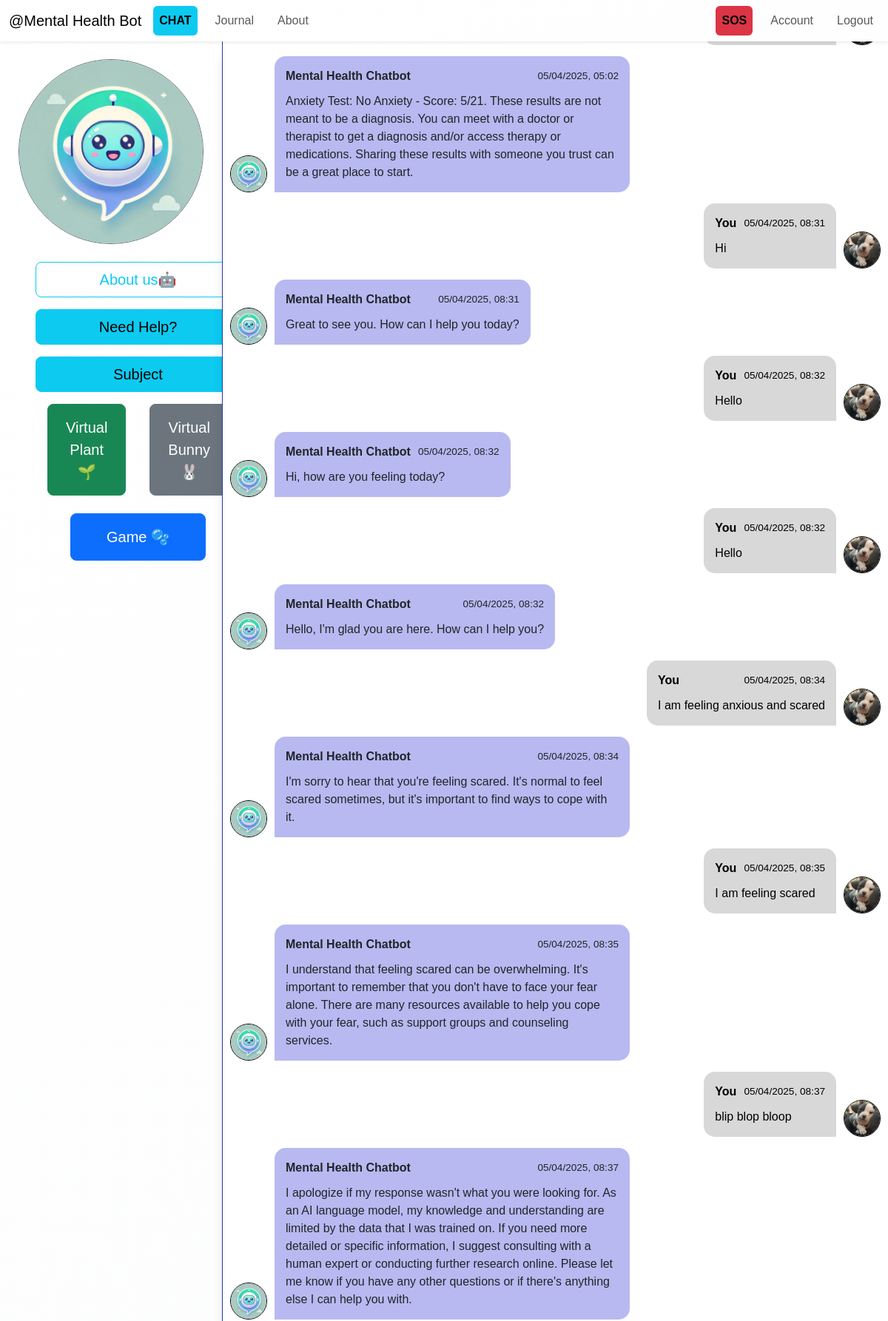
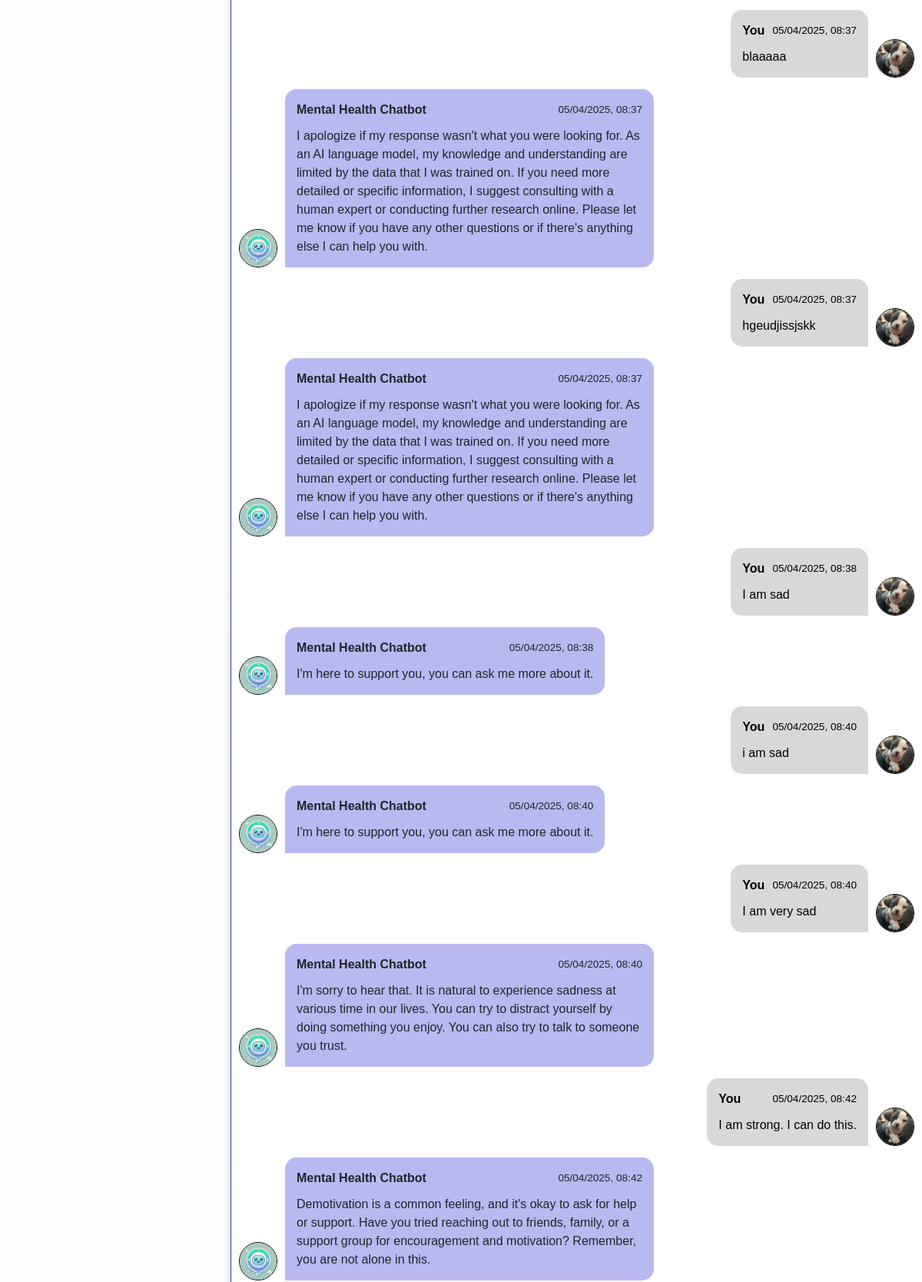
Page /chat (signed in, upper part) on the committed database (2 pictures, top to bottom).
### ChatbotWebsite/models.py (models this page shows, shortened)
class ChatMessage(db.Model):
    id = db.Column(db.Integer, primary_key=True)
    sender = db.Column(db.String(5), nullable=False)
    timestamp = db.Column(db.DateTime, nullable=False, default=datetime.utcnow)  # ✅ Use UTC time
    message = db.Column(db.String(3000), nullable=False)
    user_id = db.Column(db.Integer, db.ForeignKey('users.id'), nullable=False)

class User(db.Model, UserMixin):
    __tablename__ = "users"  # ✅ Explicitly set table name
    id = db.Column(db.Integer, primary_key=True)
    username = db.Column(db.String(20), unique=True, nullable=False)
    email = db.Column(db.String(120), unique=True, nullable=False)
    password = db.Column(db.String(60), nullable=False)
    profile_image = db.Column(db.String(20), nullable=False, default="default.jpg")
    messages = db.relationship("ChatMessage", backref="user", lazy=True)
    journals = db.relationship("Journal", backref="user", lazy=True)

### ChatbotWebsite/chatbot/routes.py (the view)
@chatbot.route("/chat")
def chat():
    messages = None
    if current_user.is_authenticated:
        messages = ChatMessage.query.filter_by(user_id=current_user.id).all()
    return render_template(
        "chat/chat.html",
        title="Chat",
        topics=topics,
        messages=messages,
        tests=tests,
        mindfulness_exercises=mindfulness_exercises,
    )

### ChatbotWebsite/models.py (called while the page is built)
@login_manager.user_loader
def load_user(user_id):
    return User.query.get(int(user_id))

### ChatbotWebsite/templates/chat/chat.html (shortened to what this page needs)
{% extends 'layout.html'%}
{%block style%}
<link rel="stylesheet" href="{{ url_for('static', filename='styles/chat.css') }}" />
{%endblock style%}
{% block content%}
<div id="chatbot" class="chatbot">
  <div id="chatbot-profile" class="chatbot-profile">
    <img
      src="{{url_for('static',filename='images/chatbot1.jpg')}}"
      id="chatbot-image"
      class="rounded-circle border border-secondary my-4 mx-auto d-block"
      style="width: 15.625rem; height: 15.625rem"
    />
    <div class="container d-grid gap-3 px-5">
      <a class="btn btn-outline-info btn-lg" href="{{url_for('main.about')}}">
        About us🤖
      </a>
      <button type="button" class="btn btn-lg btn-info" data-bs-toggle="popover" data-bs-title="Help" data-bs-placement="top" data-bs-content="Start the conversation by typing a greeting or ask a question (E.g. What is Mental Health, What is the cause of depression). You can also select a specific topic, test or exercise through the tab above the text input box. Having trouble with the chatting? Avoid typo as this chatbot has built-in autocorrector, thank you!">Need Help?</button>
      <button type="button" class="btn btn-lg btn-info" data-bs-toggle="popover" data-bs-title="Subject List" data-bs-placement="bottom" data-bs-content="I talk about Mental Health, Addiction, Anxiety, Depression, Disorders, Feelings, Loneliness, Medication, Meditation, Mindfulness, Personal growth, Phobia, Self-care, Sleep, Stress, Suicide, Trauma and more.">Subject</button>
      <div class="d-flex flex-column align-items-center">
        <div class="d-flex justify-content-center mb-4">
            <a class="btn btn-lg btn-success mx-3 px-4 py-3" href="{{ url_for('chatbot.virtual_plant') }}" style="font-size: 1.25rem;">
                Virtual Plant 🌱
            </a>
            <a class="btn btn-lg btn-secondary mx-3 px-4 py-3" href="{{ url_for('chatbot.virtual_bunny') }}" style="font-size: 1.25rem;">
                Virtual Bunny 🐰
            </a>
        </div>
        <div class="d-flex justify-content-center">
            <a class="btn btn-lg btn-primary px-5 py-3" href="{{ url_for('chatbot.game') }}" style="font-size: 1.25rem;">
                Game 🫧
            </a>
        </div>
      </div>
    </div>
  </div>
  <div class="chat-area">
    <main id="main-chat" class="main-chat">
      {% if current_user.is_authenticated and messages %}
        {%for message in messages%}
          {%if message.sender == 'user'%}
            <div class="chat right-msg">
              <img src="{{url_for('static',filename='profile_images/'+current_user.profile_image)}}" class="chat-image"/>
              <div class="chat-bubble">
                <div class="chat-info">
                  <div class="chat-info-name">You</div>
                  <div class="chat-info-time">{{message.timestamp.strftime('%d/%m/%Y, %H:%M')}}</div>
                </div>
                <div class="chat-text">
                  {{message.message}}
                </div>
              </div>
            </div>
          {%else%}
            <div class="chat left-msg">
              <img src="{{url_for('static',filename='images/chatbot1.jpg')}}" class="chat-image"/>
              <div class="chat-bubble">
                <div class="chat-info">
                  <div class="chat-info-name">Mental Health Chatbot</div>
                  <div class="chat-info-time">{{message.timestamp.strftime('%d/%m/%Y, %H:%M')}}</div>
                </div>
                <div class="chat-text">
                  {{message.message}}
                </div>
              </div>
            </div>
          {%endif%}
        {%endfor%}
      {%endif%}
    </main>
  </div>
  {%endblock content%}

### ChatbotWebsite/static/styles/layout.css (style rules this page uses)
body { font-family: Arial, Helvetica, sans-serif; }

### ChatbotWebsite/static/styles/chat.css (style rules this page uses)
:root { --body-bg: linear-gradient(135deg, #ffffff 0%, #f5f7fa 100%); --chat-bg: #ffffff; --border: 1px solid #263cac; --img-border: 1px solid #000000; --left-msg-bg:#b8b9f0; --right-msg-bg: #d8d8d8; }
html { box-sizing: border-box; }
body { display: flex; flex-direction: column; height: 100vh; background-image: var(--body-bg); }
img { max-width: 100%; max-height: 100%; border-radius: 50%; }
.chatbot { display: flex; flex-direction: row; width: 100%; height: 92%; }
.chatbot-profile { width: 25%; height: 100%; display: flex; flex-direction: column; }
.chat-area { display: flex; flex-direction: column; justify-content: space-between; width: 75%; height: 100%; border-left: var(--border); background: var(--chat-bg); box-shadow: 0 15px 15px -5px rgba(0, 0, 0, 0.2); line-height: 1.5; }
.main-chat { overflow-x: hidden; overflow-y: scroll; padding: 10px; }

### rows in the picture
ChatMessage: profile_image (picture)
ChatMessage: timestamp "05/04/2025, 05:02", message "Anxiety Test: No Anxiety - Score: 5/21. These results are not meant to be a diagnosis. You can meet with a doctor or therapist to get a diagnosis and/or access therapy or medications. Sharing these results with someone you trust can be a great place to start."
ChatMessage: profile_image (picture), timestamp "05/04/2025, 08:31", message "Hi"
ChatMessage: timestamp "05/04/2025, 08:31", message "Great to see you. How can I help you today?"
ChatMessage: profile_image (picture), timestamp "05/04/2025, 08:32", message "Hello"
ChatMessage: timestamp "05/04/2025, 08:32", message "Hi, how are you feeling today?"
ChatMessage: profile_image (picture), timestamp "05/04/2025, 08:32", message "Hello"
ChatMessage: timestamp "05/04/2025, 08:32", message "Hello, I'm glad you are here. How can I help you?"
ChatMessage: profile_image (picture), timestamp "05/04/2025, 08:34", message "I am feeling anxious and scared"
ChatMessage: timestamp "05/04/2025, 08:34", message "I'm sorry to hear that you're feeling scared. It's normal to feel scared sometimes, but it's important to find ways to cope with it."
ChatMessage: profile_image (picture), timestamp "05/04/2025, 08:35", message "I am feeling scared"
ChatMessage: timestamp "05/04/2025, 08:35", message "I understand that feeling scared can be overwhelming. It's important to remember that you don't have to face your fear alone. There are many resources available to help you cope with your fear, such as support groups and counseling services."
ChatMessage: profile_image (picture), timestamp "05/04/2025, 08:37", message "blip blop bloop"
ChatMessage: timestamp "05/04/2025, 08:37", message "I apologize if my response wasn't what you were looking for. As an AI language model, my knowledge and understanding are limited by the data that I was trained on. If you need more detailed or specific information, I suggest consulting with a human expert or conducting further research online. Please let me know if you have any other questions or if there's anything else I can help you with."
ChatMessage: profile_image (picture), timestamp "05/04/2025, 08:37", message "blaaaaa"
ChatMessage: timestamp "05/04/2025, 08:37", message "I apologize if my response wasn't what you were looking for. As an AI language model, my knowledge and understanding are limited by the data that I was trained on. If you need more detailed or specific information, I suggest consulting with a human expert or conducting further research online. Please let me know if you have any other questions or if there's anything else I can help you with."
ChatMessage: profile_image (picture), timestamp "05/04/2025, 08:37", message "hgeudjissjskk"
ChatMessage: timestamp "05/04/2025, 08:37", message "I apologize if my response wasn't what you were looking for. As an AI language model, my knowledge and understanding are limited by the data that I was trained on. If you need more detailed or specific information, I suggest consulting with a human expert or conducting further research online. Please let me know if you have any other questions or if there's anything else I can help you with."
ChatMessage: profile_image (picture), timestamp "05/04/2025, 08:38", message "I am sad"
ChatMessage: timestamp "05/04/2025, 08:38", message "I'm here to support you, you can ask me more about it."
ChatMessage: profile_image (picture), timestamp "05/04/2025, 08:40", message "i am sad"
ChatMessage: timestamp "05/04/2025, 08:40", message "I'm here to support you, you can ask me more about it."
ChatMessage: profile_image (picture), timestamp "05/04/2025, 08:40", message "I am very sad"
ChatMessage: timestamp "05/04/2025, 08:40", message "I'm sorry to hear that. It is natural to experience sadness at various time in our lives. You can try to distract yourself by doing something you enjoy. You can also try to talk to someone you trust."
ChatMessage: profile_image (picture), timestamp "05/04/2025, 08:42", message "I am strong. I can do this."
ChatMessage: timestamp "05/04/2025, 08:42", message "Demotivation is a common feeling, and it's okay to ask for help or support. Have you tried reaching out to friends, family, or a support group for encouragement and motivation? Remember, you are not alone in this."
